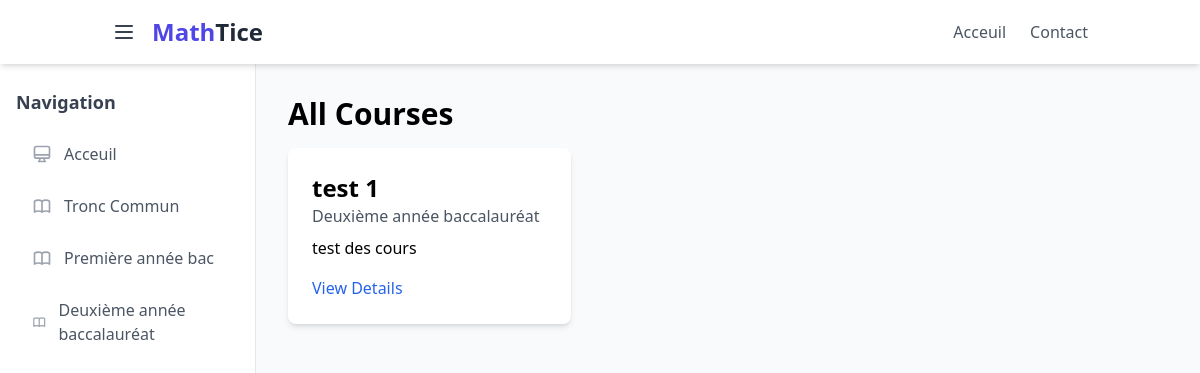
The app's page /courses/, older data.
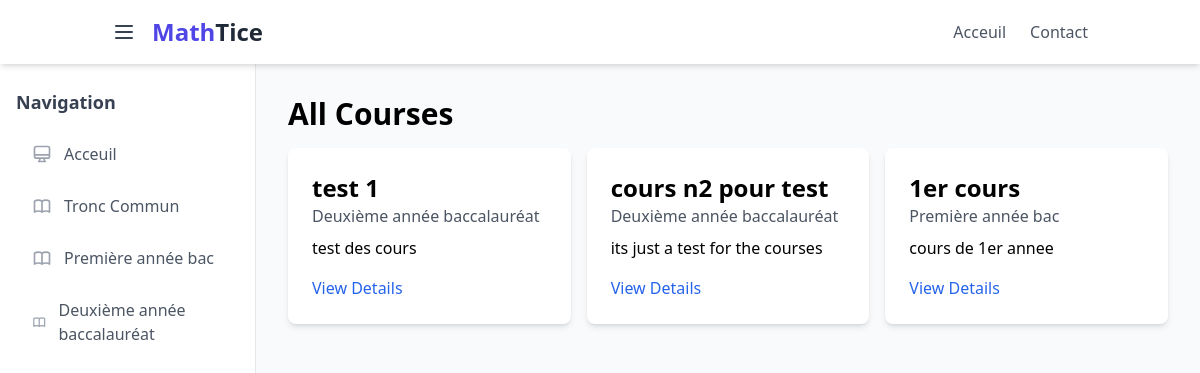
The same page, newer data.
### courses/models.py (models this page shows, shortened)
class SchoolLevel(models.Model):
    name = models.CharField(max_length=100)

class Course(models.Model):
    title = models.CharField(max_length=200)
    description = models.TextField()
    level = models.ForeignKey(SchoolLevel, on_delete=models.CASCADE)

### courses/views.py (the view)
# urls.py: path('', views.course_list, name='course_list'),
def course_list(request):
    courses = Course.objects.all()
    return render(request, 'courses/course_list.html', {'courses': courses})

### courses/context_processors.py (called while the page is built)
def all_levels(request):
    return {
        'all_levels': SchoolLevel.objects.all()
    }

### webstudy/templates/courses/course_list.html (shortened to what this page needs)
{% extends 'base.html' %}
{% block content %}
<h1 class="text-3xl font-bold mb-4">All Courses</h1>
<div class="grid grid-cols-1 md:grid-cols-2 lg:grid-cols-3 gap-4">
    {% for course in courses %}
    <div class="bg-white p-6 rounded-lg shadow-md">
        <h2 class="text-2xl font-bold">{{ course.title }}</h2>
        <p class="text-gray-600">{{ course.level.name }}</p>
        <p class="mt-2">{{ course.description|truncatewords:20 }}</p>
        <a href="{% url 'course_detail' course.pk %}" class="text-blue-600 hover:underline mt-4 inline-block">View Details</a>
    </div>
    {% endfor %}
</div>
{% endblock %}

### webstudy/templates/base.html (shortened to what this page needs)
<!DOCTYPE html>
<html lang="en">
<head>
    <script src="https://cdn.tailwindcss.com"></script>
</head>
<body class="bg-gray-50 font-sans">
    <div class="flex flex-col h-screen">
        <header class="bg-white shadow-md z-30">
            <div class="container mx-auto px-6 py-4 flex justify-between items-center">
                <div class="flex items-center space-x-4">
                    <button id="sidebar-toggle" class="text-gray-700 hover:text-indigo-600 focus:outline-none">
                        <svg class="w-6 h-6" fill="none" stroke="currentColor" viewBox="0 0 24 24" xmlns="http://www.w3.org/2000/svg"><path stroke-linecap="round" stroke-linejoin="round" stroke-width="2" d="M4 6h16M4 12h16M4 18h16"></path></svg>
                    </button>
                    <a href="/" class="text-2xl font-bold text-gray-800">
                        <span class="text-indigo-600">Math</span>Tice
                    </a>
                </div>
                <nav class="hidden md:flex items-center space-x-6">
                    <a href="/" class="text-gray-600 hover:text-indigo-600 transition">Acceuil</a>
                    <a href="{% url 'contact' %}" class="text-gray-600 hover:text-indigo-600 transition">Contact</a>
                </nav>
            </div>
        </header>
        <div class="flex flex-1 overflow-hidden">
            <aside id="sidebar" class="w-64 bg-white shadow-lg flex-shrink-0 transform -translate-x-full transition-transform duration-300 ease-in-out z-20 md:translate-x-0 md:shadow-none md:border-r">
                <div class="py-6 px-4">
                    <h2 class="text-lg font-semibold text-gray-700 mb-4">Navigation</h2>
                    <nav class="space-y-2">
                        <a href="{% url 'article_list' %}" class="flex items-center px-4 py-2.5 text-gray-600 rounded-lg hover:bg-indigo-50 hover:text-indigo-700 transition group">
                            Acceuil
                        </a>
            {% for level in all_levels %}
            <a href="{% url 'courses_by_level' level.id %}" class="flex items-center p-2 px-4 py-2.5 text-gray-600 rounded-lg hover:bg-indigo-50 hover:text-indigo-700 transition group">
                {{ level.name }}
            </a>
            {% endfor %}
                    </nav>
                </div>
            </aside>
            <main class="flex-1 p-6 lg:p-8 overflow-y-auto">
                {% block content %}{% endblock %}
            </main>
        </div>
    </div>
</body>
</html>

Row changes from the older to the newer data that the page shows:
added Course: title "cours n2 pour test", level.name "Deuxième année baccalauréat", description "its just a test for the courses"
added Course: title "1er cours", level.name "Première année bac", description "cours de 1er annee"
